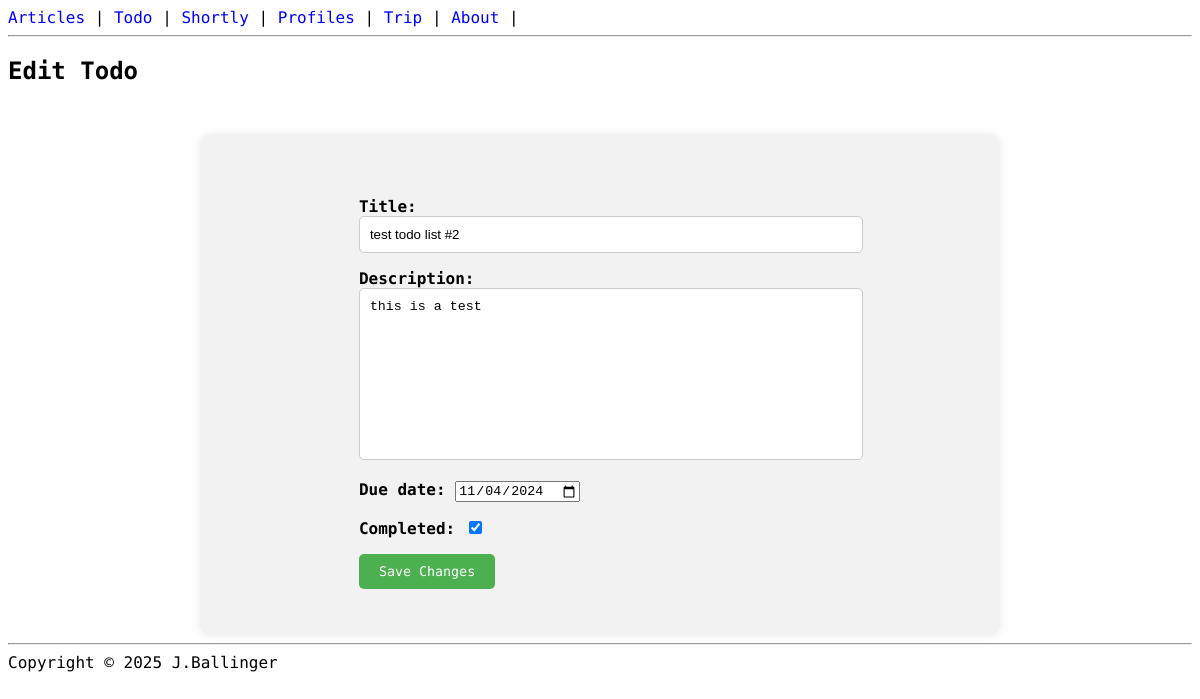
Before: /todo/4/update/ with the older database file.
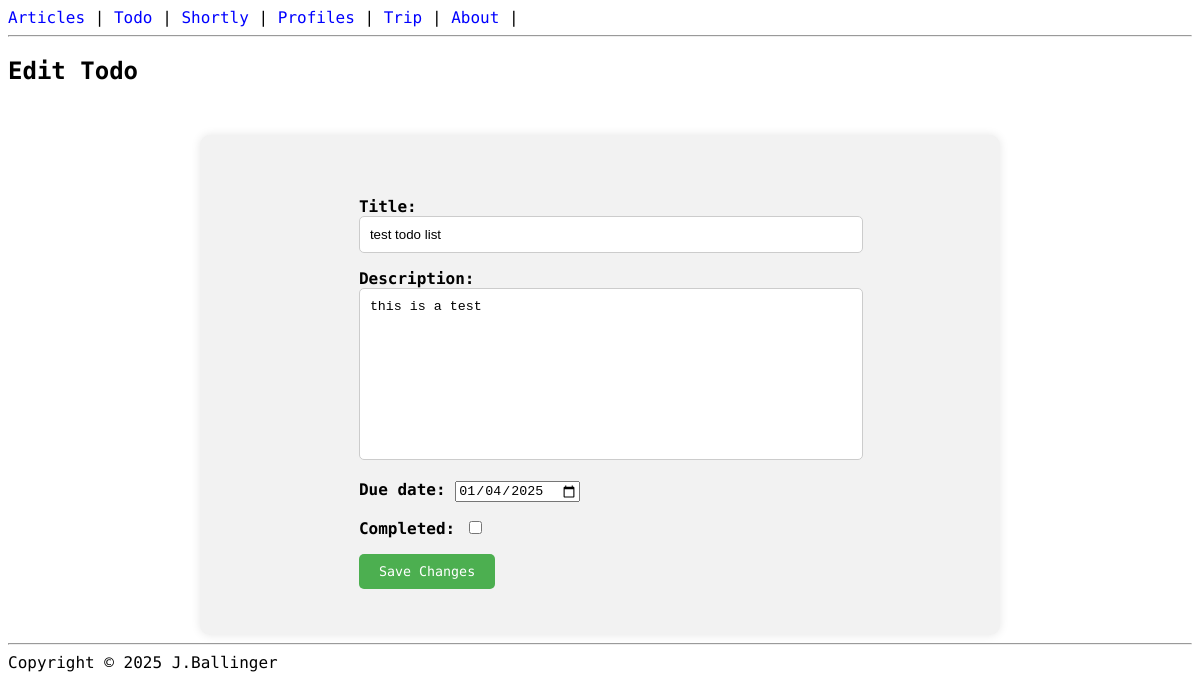
After: the same page with the newer database file.
### todo_app/models.py (models this page shows, shortened)
class Todo(models.Model):
    title = models.CharField(max_length=200)
    description = models.TextField()
    due_date = models.DateField()
    completed = models.BooleanField(default=False)

### todo_app/views.py (the view)
# urls.py: path('<int:pk>/update/', todo_update, name='todo_update'),
def todo_update(request, pk):
    todo = get_object_or_404(Todo, pk=pk)
    if request.method == 'POST':
        form = TodoForm(request.POST, instance=todo)
        if form.is_valid():
            form.save()
            return redirect('todo_list')
    else:
        form = TodoForm(instance=todo)
    return render(request, 'todo_app/todo_update.html', {'form': form})

### todo_app/forms.py
class TodoForm(forms.ModelForm):
    due_date = forms.DateField(widget=forms.DateInput(attrs={'type': 'date'}))
    class Meta:
        model = Todo
        fields = ['title', 'description', 'due_date', 'completed']

### templates/todo_app/todo_update.html (shortened to what this page needs)
{% extends "base.html" %}
{% block content %}
  <h2>Edit Todo</h2>
  <div class="form_create">
    <form method="POST">
      {{ form.as_p }}
      <button type="submit">Save Changes</button>
    </form>
  </div>
{% endblock %}

Changed rows visible on the page:
changed Todo "this is a test": title "test todo list #2" → "test todo list"; due_date "11/04/2024" → "01/04/2025"; completed "☑" → "☐"
